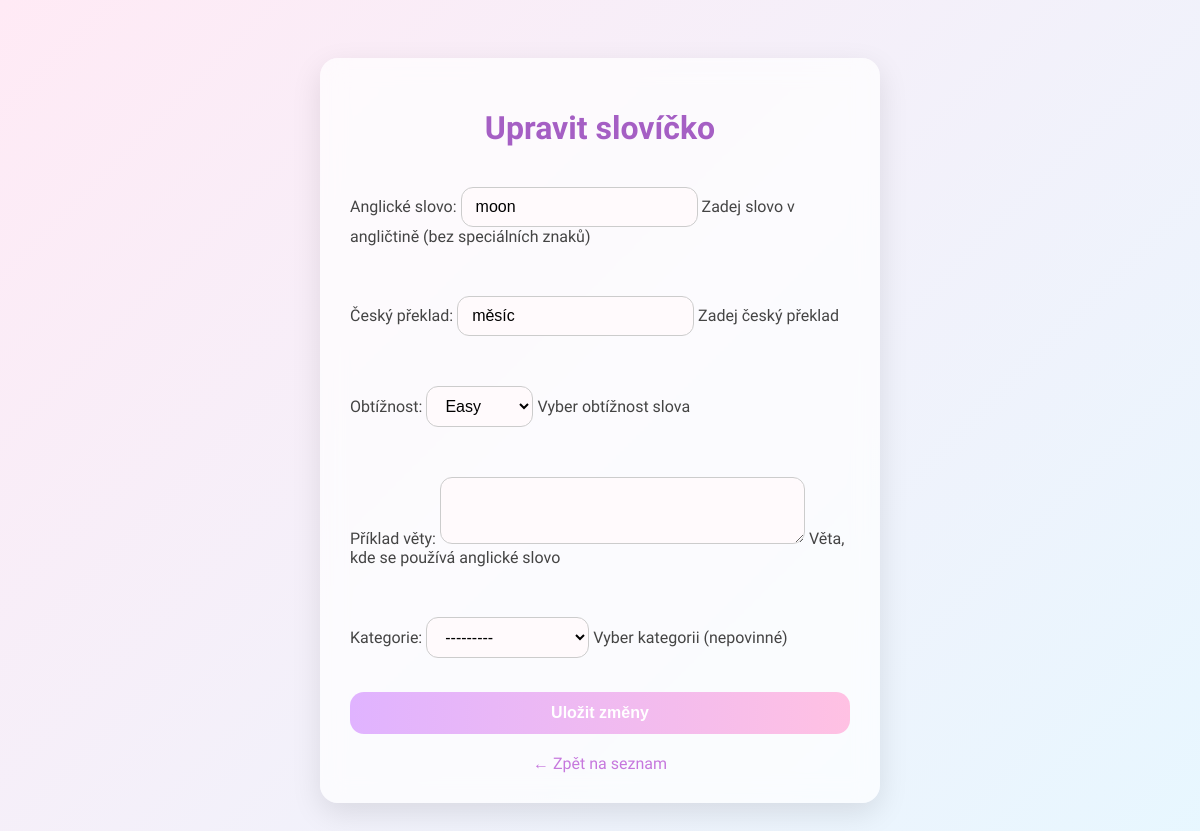
/words/edit/3/ (signed in), run on an earlier commit of the app's database.
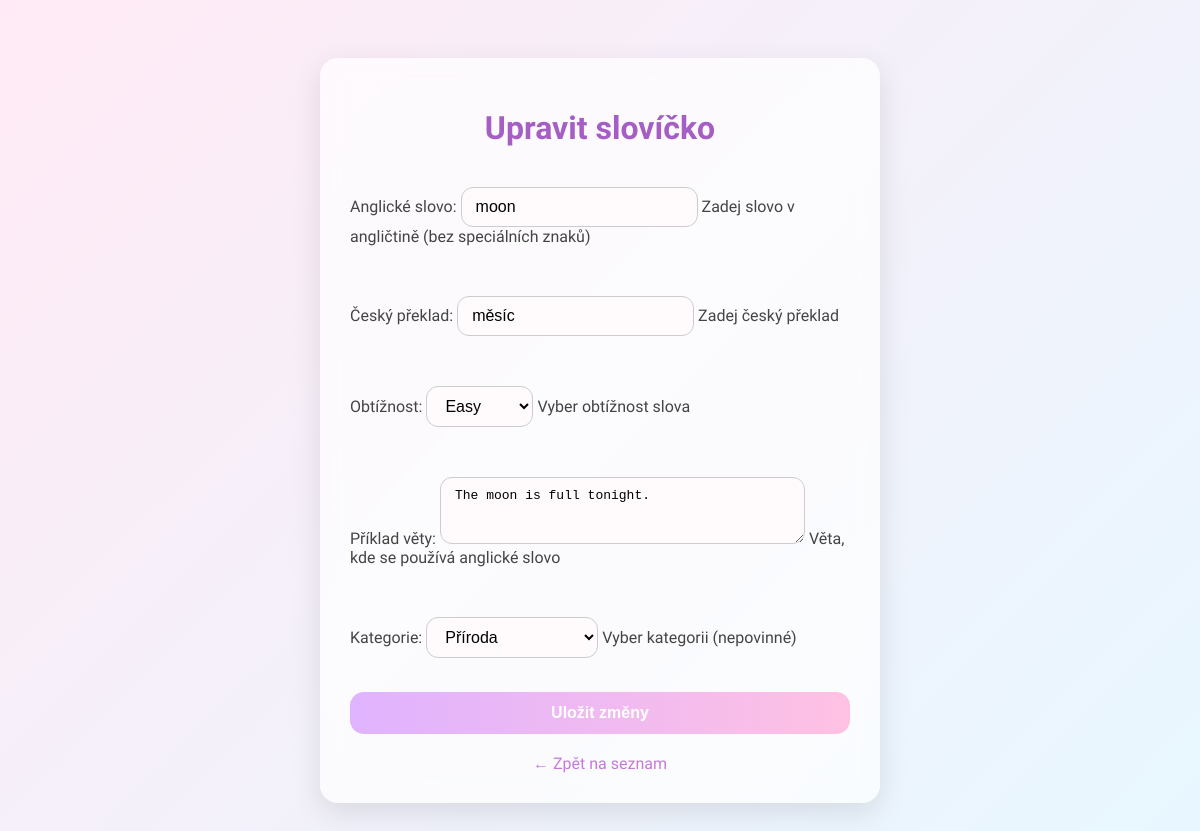
And on a later commit of the database.
### core/models.py (models this page shows, shortened)
class Word(models.Model):
    english = models.CharField(
        max_length=100,
        verbose_name="Anglické slovo",
        help_text="Zadej slovo v angličtině (bez speciálních znaků)",
        validators=[RegexValidator(r'^[a-zA-Z\s\-\(\)]+$', 'Pouze písmena, mezery, pomlčky a závorky')]
    )
    czech = models.CharField(
        max_length=100,
        verbose_name="Český překlad",
        help_text="Zadej český překlad"
    )
    difficulty = models.CharField(
        max_length=10,
        choices=[
            ('easy', 'Easy'),
            ('medium', 'Medium'),
            ('hard', 'Hard')
        ],
        verbose_name="Obtížnost",
        help_text="Vyber obtížnost slova"
    )
    category = models.ForeignKey(
        'Category',
        on_delete=models.CASCADE,
        null=True,
        blank=True,
        verbose_name="Kategorie",
        help_text="Vyber kategorii (nepovinné)"
    )
    example_sentence = models.TextField(
        blank=True,
        null=True,
        verbose_name="Příklad věty",
        help_text="Věta, kde se používá anglické slovo"
    )
    class Meta:
        verbose_name = "Slovo"
        verbose_name_plural = "Slova"
        ordering = ['difficulty']

### core/views.py (the view)
# urls.py: path('words/edit/<int:word_id>/', views.edit_word, name='edit_word'),
@login_required
@user_passes_test(is_admin)
def edit_word(request, word_id):
    word = Word.objects.get(id=word_id)
    if request.method == 'POST':
        form = WordForm(request.POST, instance=word)
        if form.is_valid():
            form.save()
            return redirect('word_list')
    else:
        form = WordForm(instance=word)
    return render(request, 'core/edit_word.html', {'form': form, 'word': word})

### core/forms.py
class WordForm(forms.ModelForm):
    class Meta:
        model = Word
        fields = ['english', 'czech', 'difficulty', 'example_sentence', 'category']
        widgets = {
            'english': forms.TextInput(attrs={'class': 'form-control'}),
            'czech': forms.TextInput(attrs={'class': 'form-control'}),
            'difficulty': forms.Select(attrs={'class': 'form-control'}),
            'example_sentence': forms.Textarea(attrs={'class': 'form-control', 'rows': 3}),
            'category': forms.Select(attrs={'class': 'form-control'}),
        }

### core/models.py (called while the page is built)
    def __str__(self):
        return self.name

### core/views.py (called while the page is built)
def is_admin(user):
    return user.is_staff or user.is_superuser

### core/templates/core/edit_word.html (shortened to what this page needs)
<!DOCTYPE html>
<html lang="cs">
<head>
</head>
<body>
  <div class="form-box">
    <h1>Upravit slovíčko</h1>
    <form method="post">
      {{ form.as_p }}
      <button type="submit">Uložit změny</button>
    </form>
    <a href="{% url 'word_list' %}">← Zpět na seznam</a>
  </div>
</body>
</html>

What changed in the data, as far as the page shows it:
changed Word "moon": example_sentence (not shown) → "The moon is full tonight."; category "---------" → "Příroda"
